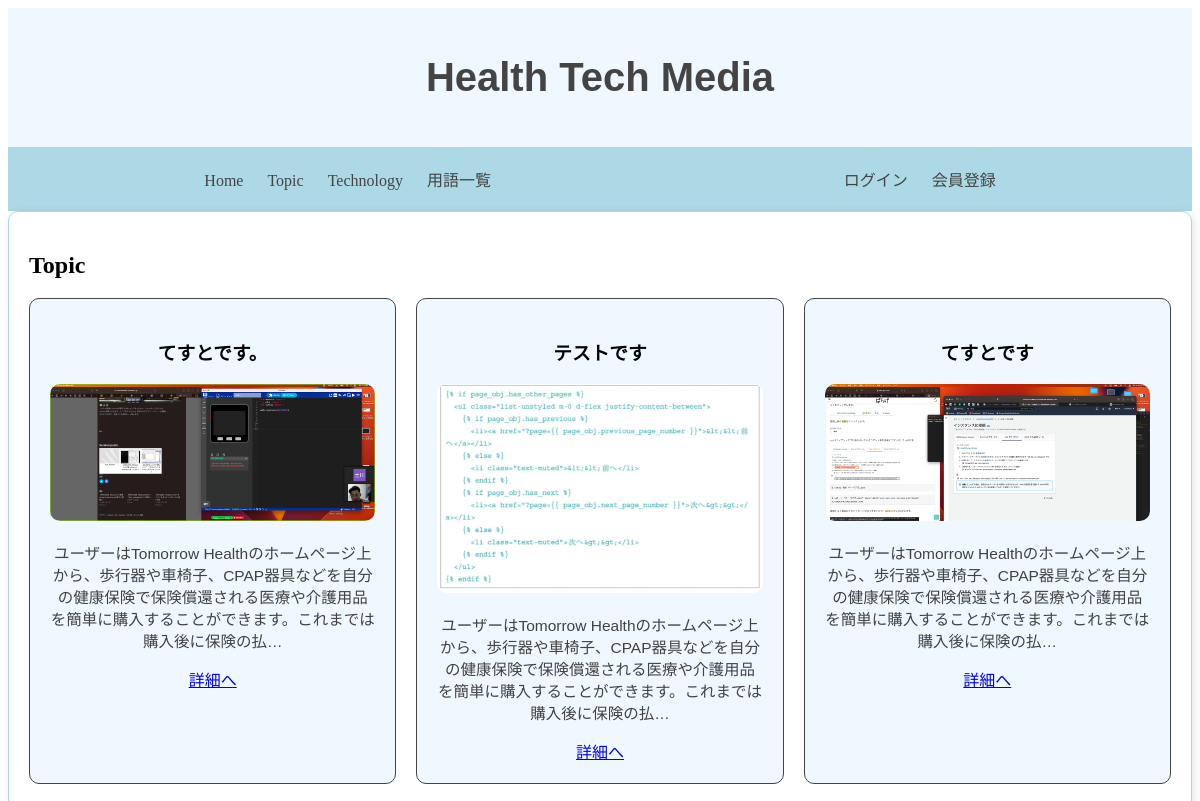
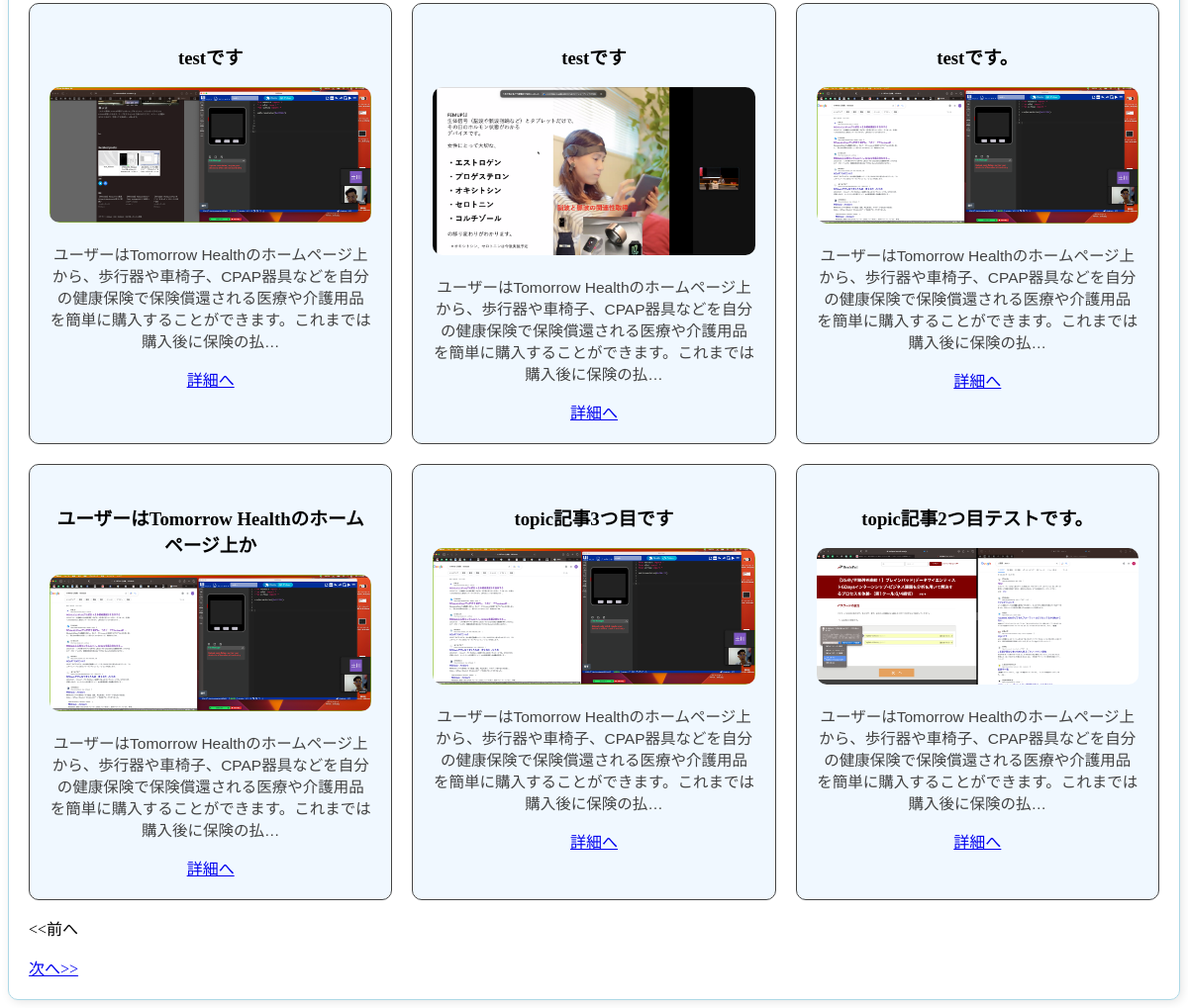
The page /topic/ on the database its author committed (2 pictures, top to bottom).
### topic/models.py (models this page shows, shortened)
class TopicModel(models.Model):
    author = models.ForeignKey('auth.User', on_delete=models.CASCADE)
    title = models.CharField(max_length=200)
    text = models.TextField()
    thumbnail = models.ImageField(null=True, blank=True)
    created_date = models.DateTimeField(default=timezone.now)
    published_date = models.DateTimeField(blank=True, null=True)
    live = models.BooleanField(default=False)
    class Meta:
        ordering = ['-created_date']

### topic/views.py (the view)
# urls.py: path('topic/', views.ListTopicView.as_view(), name='list-topic'),
class ListTopicView(ListView):
    template_name = 'topic/topic_list.html'
    model = TopicModel
    paginate_by = ITEM_PER_PAGE

### topic/templates/topic/topic_list.html (shortened to what this page needs)
{% extends 'base.html' %}
{% load static %}
{% block additional_css %}
    <link rel="stylesheet" href="{% static 'topic/topic.css' %}">
{% endblock additional_css %}
{% block content %}
    <div class="container">
        <h2>Topic</h2>
        <div class="grid-container">
            {% for item in object_list %}
                <div class="grid-item">
                    <h3>{{ item.title }}</h3>
                    <img src="{{ item.thumbnail.url }}" alt="Thumbnail">
                    <p>{{ item.text | truncatechars_html:100 | safe }}</p>
                    <a href="{% url 'detail-topic' item.pk %}">詳細へ</a>
                </div>
            {% endfor %}
        </div>
        {% include 'components/pagination.html' %}
    </div>
{% endblock content %}

### topic/static/topic/topic.css (style rules this page uses)
.container { max-width: 1200px; margin: 0 auto; padding: 20px; border: 1px solid #add8e6; border-radius: 10px; box-shadow: 2px 2px 10px rgba(0, 0, 0, 0.1); }
.grid-container { display: grid; grid-template-columns: repeat(3, 1fr); gap: 20px; }
.grid-item { border: 1px solid #444; padding: 20px; background-color: #f0f8ff; text-align: center; border-radius: 10px; transition: all 0.5s; }
img { max-width: 100%; height: auto; border-radius: 10px; }

### rows shown on the page
TopicModel: title "てすとです。", thumbnail (picture), text "ユーザーはTomorrow Healthのホームページ上から、歩行器や車椅子、CPAP器具などを自分の健康保険で保険償還される医療や介護用品を簡単に購入することができます。これまでは購入後に保険の払…"
TopicModel: title "テストです", thumbnail (picture), text "ユーザーはTomorrow Healthのホームページ上から、歩行器や車椅子、CPAP器具などを自分の健康保険で保険償還される医療や介護用品を簡単に購入することができます。これまでは購入後に保険の払…"
TopicModel: title "てすとです", thumbnail (picture), text "ユーザーはTomorrow Healthのホームページ上から、歩行器や車椅子、CPAP器具などを自分の健康保険で保険償還される医療や介護用品を簡単に購入することができます。これまでは購入後に保険の払…"
TopicModel: title "testです", thumbnail (picture), text "ユーザーはTomorrow Healthのホームページ上から、歩行器や車椅子、CPAP器具などを自分の健康保険で保険償還される医療や介護用品を簡単に購入することができます。これまでは購入後に保険の払…"
TopicModel: title "testです", thumbnail (picture), text "ユーザーはTomorrow Healthのホームページ上から、歩行器や車椅子、CPAP器具などを自分の健康保険で保険償還される医療や介護用品を簡単に購入することができます。これまでは購入後に保険の払…"
TopicModel: title "testです。", thumbnail (picture), text "ユーザーはTomorrow Healthのホームページ上から、歩行器や車椅子、CPAP器具などを自分の健康保険で保険償還される医療や介護用品を簡単に購入することができます。これまでは購入後に保険の払…"
TopicModel: title "ユーザーはTomorrow Healthのホームページ上か", thumbnail (picture), text "ユーザーはTomorrow Healthのホームページ上から、歩行器や車椅子、CPAP器具などを自分の健康保険で保険償還される医療や介護用品を簡単に購入することができます。これまでは購入後に保険の払…"
TopicModel: title "topic記事3つ目です", thumbnail (picture), text "ユーザーはTomorrow Healthのホームページ上から、歩行器や車椅子、CPAP器具などを自分の健康保険で保険償還される医療や介護用品を簡単に購入することができます。これまでは購入後に保険の払…"
TopicModel: title "topic記事2つ目テストです。", thumbnail (picture), text "ユーザーはTomorrow Healthのホームページ上から、歩行器や車椅子、CPAP器具などを自分の健康保険で保険償還される医療や介護用品を簡単に購入することができます。これまでは購入後に保険の払…"
